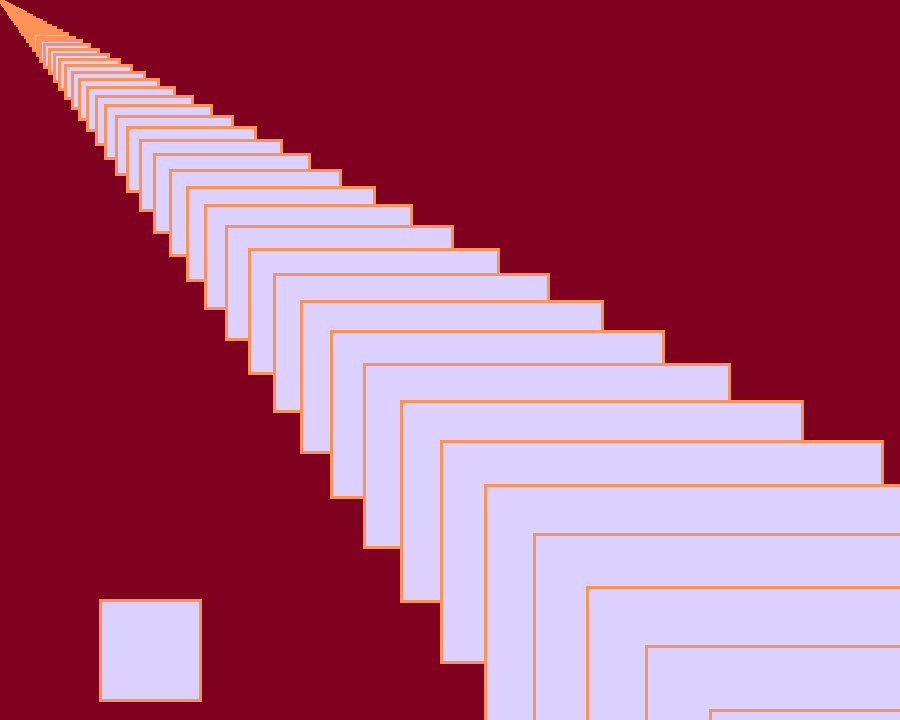
Frame 1 (no input)
Frame 60 (the mouse pressed at the canvas centre just before this capture): identical to frame 1, image omitted
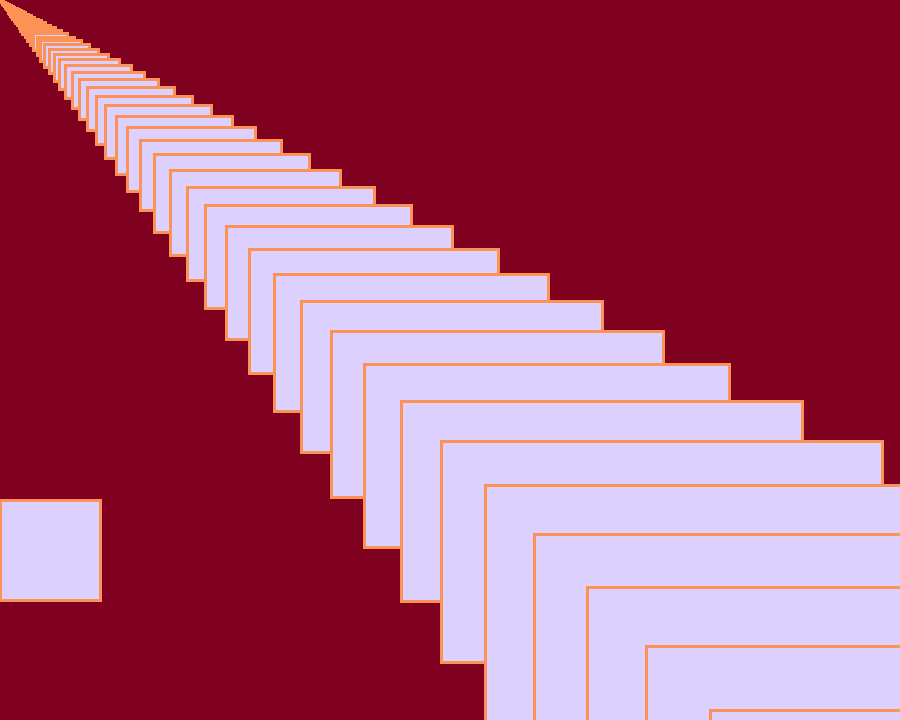
Frame 120 (the mouse held since frame 60 and released just before this capture)

The Processing sketch that drew these frames (run headless with seeded random() and noise(); from frame 60 on, the mouse is pressed at the canvas centre):

// Processing sketch: SS3_Relativity
// ── SS3_Relativity.pde
//Angel Padilla - Relativity

//There's this painting by M.C. Escher titled Relativity and in the painting,
//it's this trippy painting of different staircases. Some are rightside up,
//while the others are flipped horizontally. I'm a huge fan of trippy art
//like Salvador Dali's for example, and I really enjoy Escher's work here
//and I wanted to create something that reminds me of that. 

void setup() {
size(900, 720); //I made the canvas this size
}

void draw() {
  
  if (keyCode == 'W') 

//Pressing W will allow the user to see a change in the background as well
//as the staircase being flipped, I changed the colors of the repeating 
//rectangles that make for a staircase as well as the strokeweight and 
//color of the stroke. I made float variables with numerical values which 
//helped make this a reality
    {
    background(220, 208, 255); //lavender background
    for (float i = 0.9; i < width; i *= 1.1) {
      strokeWeight(7); //thicker lines
      stroke(0, 0, 255); //blue stroke color
      fill(128, 0, 32); //burgundy
      rect(i*6, i, i, i*3); //this causes the staircase to be flipped
     
//I also tried my best to create a rollover effect and when you press the 
//W key, the colors in both fill and stroke get inverted as well so that it 
//matches with the staircase. It's mainly a simple effect altogheter. I'm
//looking forward towards using something as effective as this in the near
//future. Hovering something with your mouse and having different shapes
//appear is honestly a really cool effect that I want to expand more upon.

      if (mouseX > 0 && mouseY > 600) {
      rect(0, 600, 100, 100);
    } else if (mouseX > 0 && mouseY < 500) {
      rect(0, 500, 100, 100);
    } else if (mouseX > 100 && mouseY > 500) {
      rect(100, 500, 100, 100);
    } else if (mouseX < 100 && mouseY < 600) {
      rect(100, 600, 100, 100);
      
    
    }
      
    }
      
//What a user sees initially before pressing W is the standard burgundy 
//background where it's just a regular staircase that's rightside up.
//Again, just like the other staircase you get by pressing W, this one also
//has different strokeweight, stroke color, background color, as well as
//different color in the fill. What the user should notice is that not only
//is the position of the staircase changed, but the fill and background colors 
//is inverted as well.

    } else {
    background(128, 0, 32); //burgundy background
    for (float j = 0.9; j < width; j *= 1.1) {
      strokeWeight(3); //thinner lines
      stroke(253, 146, 87); //cantaloupe color
      fill(220, 208, 255); //lavender color
      rect(j, j, j, j*0.5);
      
      if (mouseX > 0 && mouseY > 600) {
      rect(0, 600, 100, 100);
    } else if (mouseX > 0 && mouseY < 500) {
      rect(0, 500, 100, 100);
    } else if (mouseX > 100 && mouseY > 500) {
      rect(100, 500, 100, 100);
    } else if (mouseX < 100 && mouseY < 600) {
      rect(100, 600, 100, 100);
      
    }
      
      
    
    
    
   
  }
}
}
    
 
